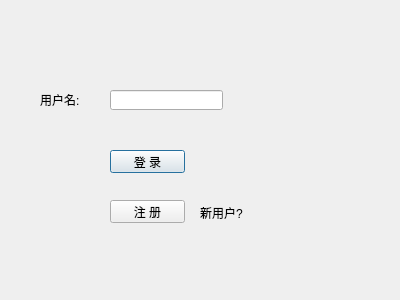
<?xml version="1.0" encoding="UTF-8"?>
<ui version="4.0">
 <class>LoginDialog</class>
 <widget class="QDialog" name="LoginDialog">
  <property name="geometry">
   <rect>
    <x>0</x>
    <y>0</y>
    <width>400</width>
    <height>300</height>
   </rect>
  </property>
  <property name="windowTitle">
   <string>LoginDialog</string>
  </property>
  <widget class="QPushButton" name="pbtLogin">
   <property name="geometry">
    <rect>
     <x>110</x>
     <y>150</y>
     <width>75</width>
     <height>23</height>
    </rect>
   </property>
   <property name="text">
    <string>登 录</string>
   </property>
  </widget>
  <widget class="QLineEdit" name="LEUserName">
   <property name="geometry">
    <rect>
     <x>110</x>
     <y>90</y>
     <width>113</width>
     <height>20</height>
    </rect>
   </property>
  </widget>
  <widget class="QLabel" name="label">
   <property name="geometry">
    <rect>
     <x>40</x>
     <y>94</y>
     <width>54</width>
     <height>12</height>
    </rect>
   </property>
   <property name="text">
    <string>用户名:</string>
   </property>
  </widget>
  <widget class="QPushButton" name="pbtReg">
   <property name="geometry">
    <rect>
     <x>110</x>
     <y>200</y>
     <width>75</width>
     <height>23</height>
    </rect>
   </property>
   <property name="text">
    <string>注 册</string>
   </property>
  </widget>
  <widget class="QLabel" name="label_2">
   <property name="geometry">
    <rect>
     <x>200</x>
     <y>207</y>
     <width>54</width>
     <height>12</height>
    </rect>
   </property>
   <property name="text">
    <string>新用户?</string>
   </property>
  </widget>
 </widget>
 <layoutdefault spacing="6" margin="11"/>
 <resources/>
 <connections/>
</ui>
